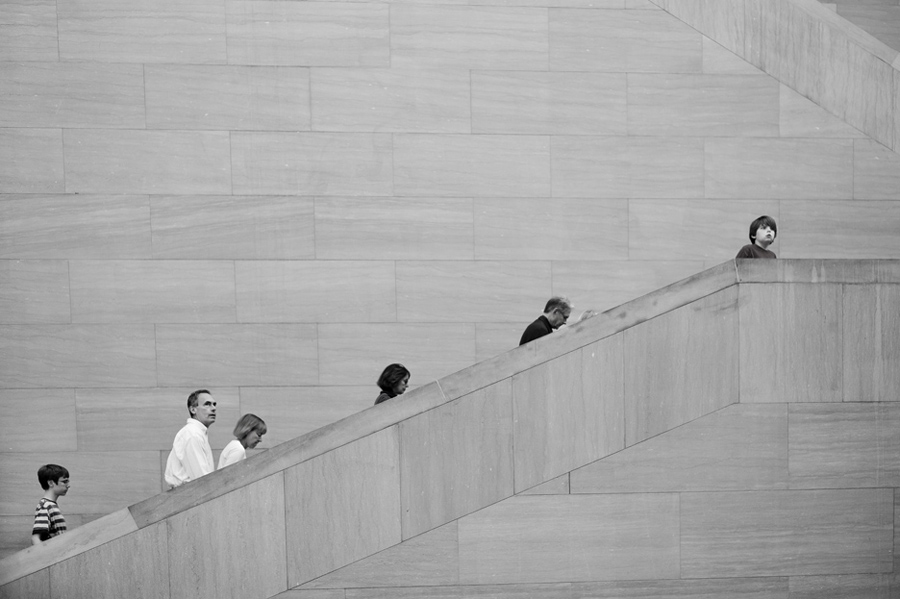
#> input picture P1+T2/equalizacaoHistograma/_1.jpg, 900 x 599 px
$ python engine.py
#> lines starting #> are read from the running program, lines starting #| are printed output that depends on the picture
import numpy as np
import cv2

img = cv2.imread('_1.jpg',0)
#> img: shape (599, 900); min 0, max 255, mean 168.1


clahe = cv2.createCLAHE(clipLimit=50.0, tileGridSize=(4,4))
cl1 = clahe.apply(img)
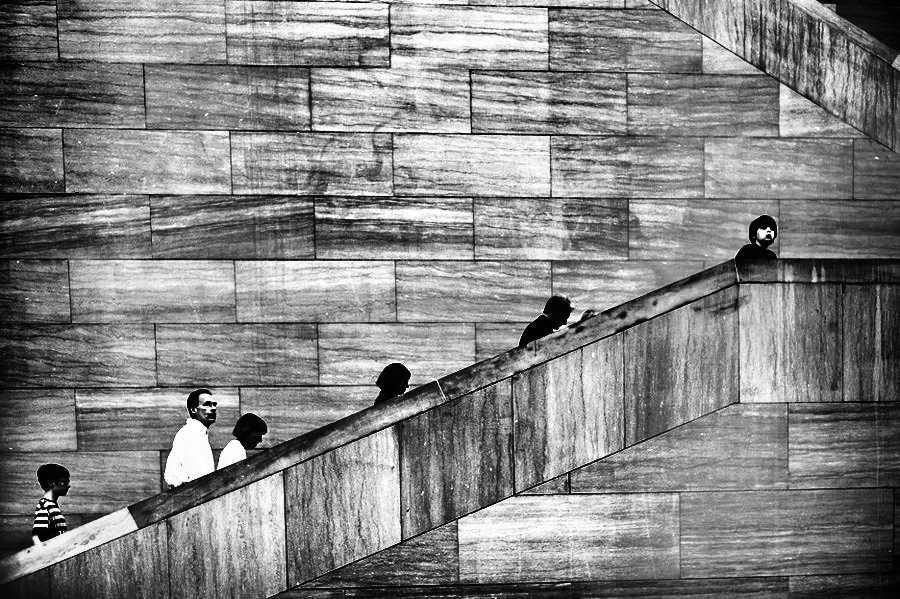
#> cl1: shape (599, 900); min 0, max 255, mean 131.4
cv2.imwrite('clahe_2.jpg',cl1)
cv2.imshow('',cl1)
cv2.waitKey(0)
